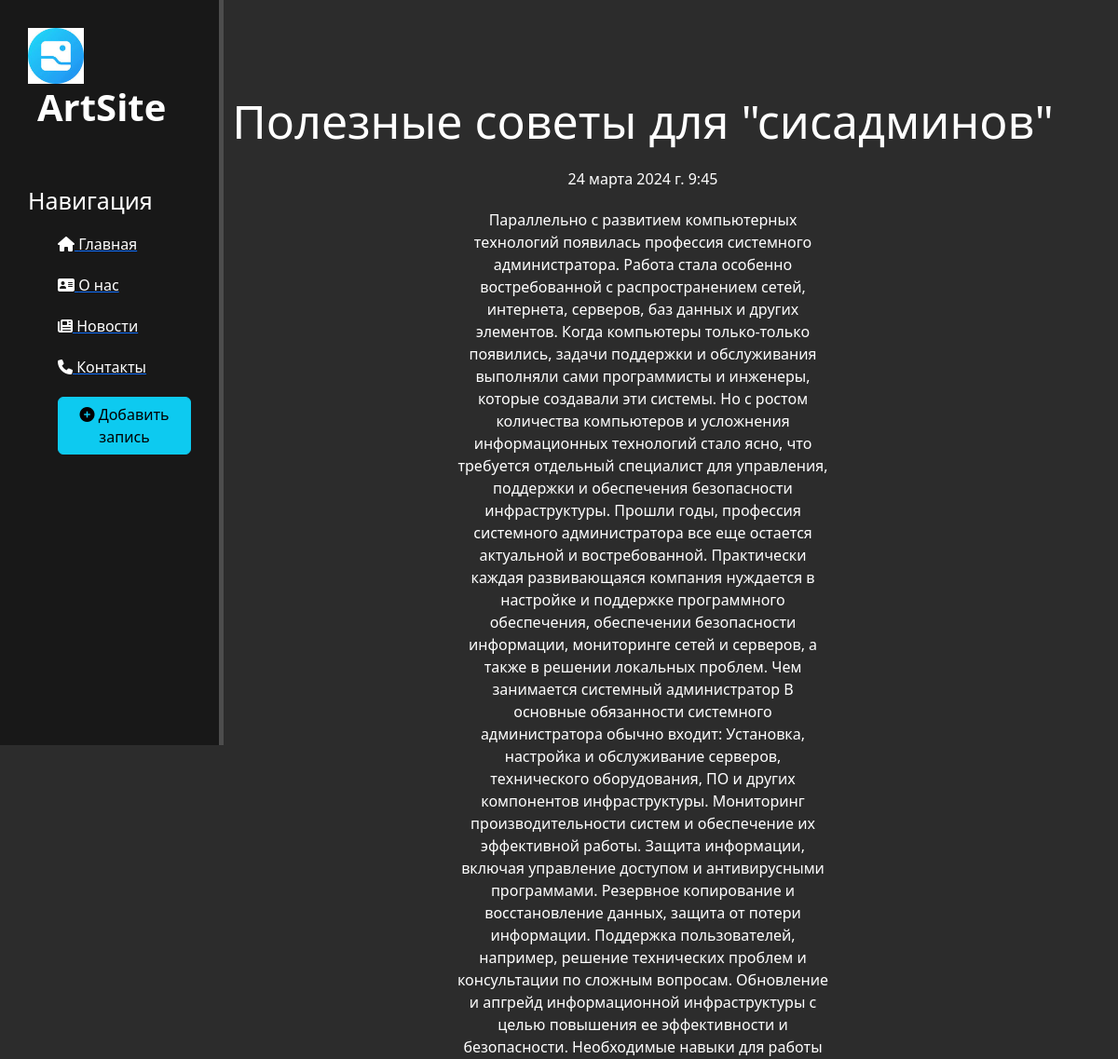
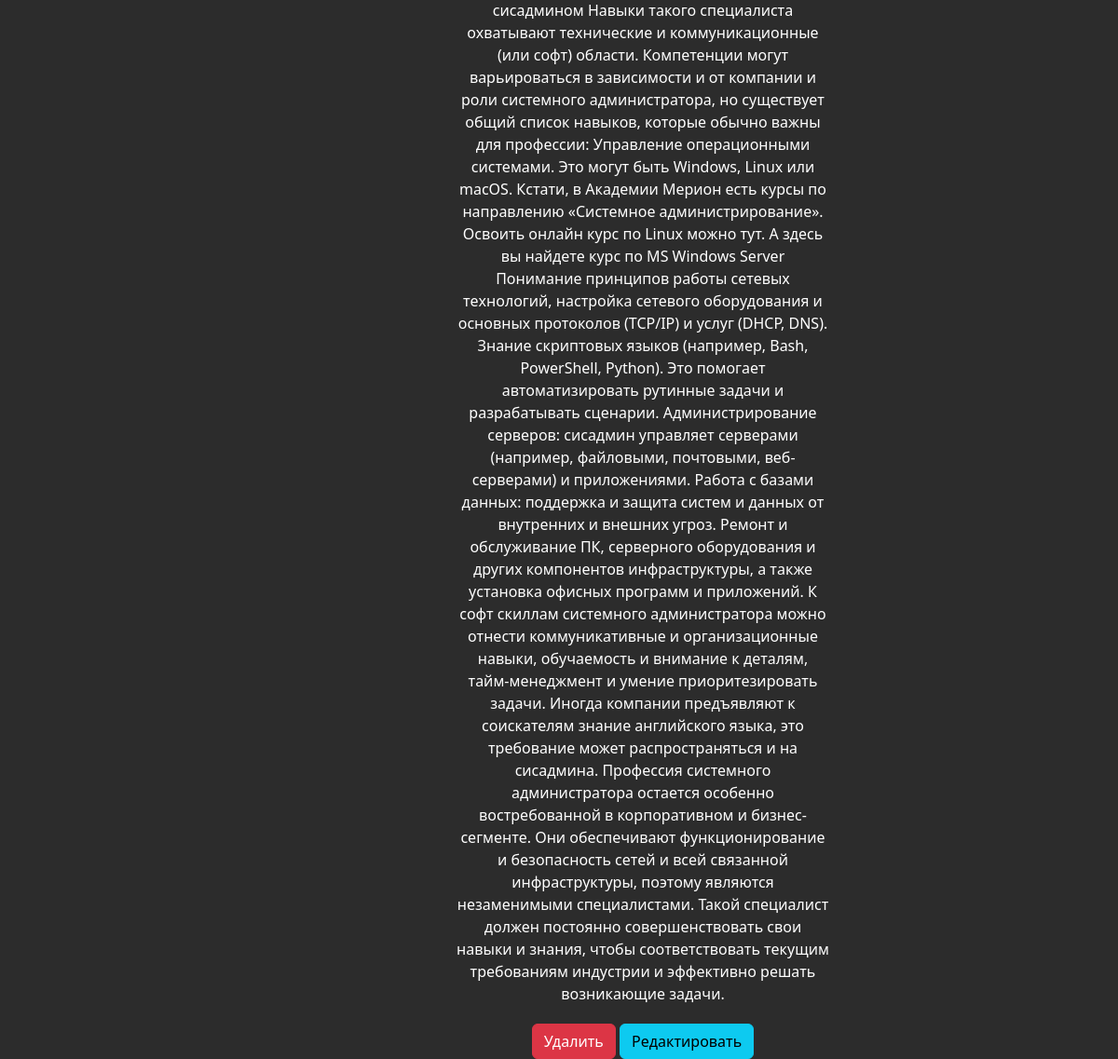
The page /news11 on the database its author committed (2 pictures, top to bottom).
### news/models.py (models this page shows, shortened)
class Articles(models.Model):
    title = models.CharField('Название', max_length=50)
    anons = models.CharField('Анонс', max_length=250)
    full_text = models.TextField('Статья')
    date = models.DateTimeField('Дата публикации')
    class Meta:
        verbose_name = 'Новость'
        verbose_name_plural = 'Новости'

### news/views.py (the view)
# urls.py: path('<int:pk>', views.NewsDetailView.as_view(), name='news-detail'),
class NewsDetailView(DetailView):
    model = Articles
    template_name = 'news/details_view.html'
    context_object_name = 'article'

### news/templates/news/details_view.html (shortened to what this page needs)
{% extends 'main/sample.html' %}
{% block content %}
    <div class="features">
        <h1>{{ article.title }}</h1>
        <p>{{ article.date }}</p>
        <p>{{ article.full_text }}</p>
        <a href="{% url 'news-delete' article.id %}" class="btn btn-danger">Удалить</a>
        <a href="{% url 'news-update' article.id %}" class="btn btn-info">Редактировать</a>
    </div>
{% endblock %}

### main/static/main/css/main.css (style rules this page uses)
body { background: #2c2c2c; }
main .features { float: left; color: #fff; margin-top: 100px; text-align: center; width: 75%; }
main .features h1 { font-size: 50px; }
main .features p { max-width: 400px; margin: 20px auto; }

### rows shown on the page
Articles: title "Полезные советы для \"сисадминов\"", date "24 марта 2024 г. 9:45", full_text "Параллельно с развитием компьютерных технологий появилась профессия системного администратора. Работа стала особенно востребованной с распространением сетей, интернета, серверов, баз данных и других элементов. Когда компьютеры только-только появились, задачи поддержки и обслуживания выполняли сами программисты и инженеры, которые создавали эти системы. Но с ростом количества компьютеров и усложнения информационных технологий стало ясно, что требуется отдельный специалист для управления, поддержки и обеспечения безопасности инфраструктуры. Прошли годы, профессия системного администратора все еще остается актуальной и востребованной. Практически каждая развивающаяся компания нуждается в…"
